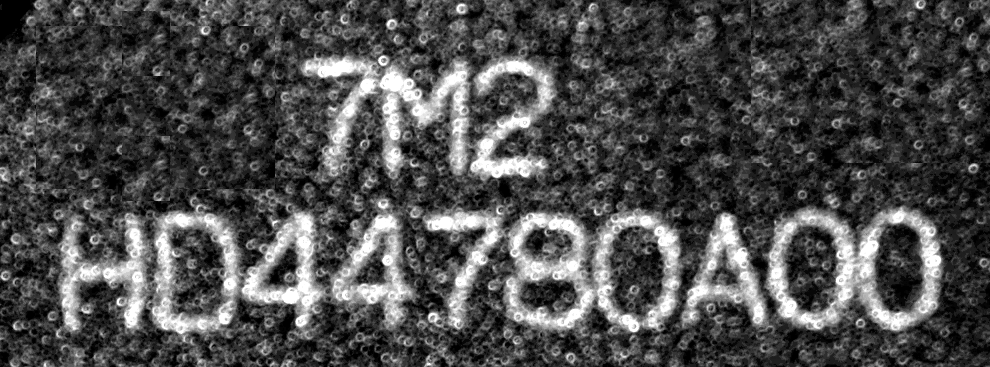
#> input picture task_1/outputs/task1_percentile_stretch_p02_p98.png, 990 x 367 px; its folder holds 2 pictures in this run
$ python task_2.py
#> lines starting #> are read from the running program, lines starting #| are printed output that depends on the picture
### common.py
"""Shared image-processing helpers for the ME5411 group project.

The course brief strongly encourages self-implemented algorithms instead of
calling ready-made packages.  Every routine in this module is implemented from
first principles with NumPy only:

  * ``rgb_to_gray``                 -- BT.601 luminance conversion
  * ``percentile_stretch``          -- robust linear contrast stretch
  * ``box_filter``                  -- separable box (averaging) filter
  * ``otsu_threshold``              -- Otsu's global thresholding method
  * ``adaptive_threshold_mean``     -- local mean-based adaptive thresholding
  * ``binary_dilate`` / ``binary_erode`` / ``binary_open`` / ``binary_close``
  * ``connected_components``        -- two-pass labelling with union-find
  * ``trace_outer_boundary``        -- Moore-neighbor contour following
  * ``component_outlines``          -- outer and hole outlines of a component
  * ``freeman_chain_code``          -- 8-direction chain code of a trace
  * ``integral_image``              -- summed-area table used by the filters

Tasks import this module from the project root, e.g.

    from common import box_filter, otsu_threshold
"""

from __future__ import annotations

import numpy as np


# [17 lines left out: functions rgb_to_gray, percentile_stretch, not called in this run]


def integral_image(image: np.ndarray) -> np.ndarray:
    """Return a summed-area table ``S`` with ``S[0, :] == S[:, 0] == 0``.

    The sum of ``image[i0:i1, j0:j1]`` is
    ``S[i1, j1] - S[i0, j1] - S[i1, j0] + S[i0, j0]``.
    """
    table = np.zeros((image.shape[0] + 1, image.shape[1] + 1), dtype=np.float64)
    table[1:, 1:] = np.cumsum(np.cumsum(image, axis=0), axis=1)
    return table


def box_filter(gray: np.ndarray, size: int) -> np.ndarray:
    """Apply a separable ``size x size`` box (averaging) filter.

    Boundary pixels are handled by replicating the edge values.  The kernel is
    separable, so the filter is computed in O(hw) time with a summed-area
    table instead of the O(hw * size^2) sliding-window implementation.
    """
    if size < 1 or size % 2 == 0:
        raise ValueError("filter size must be a positive odd integer")
    radius = size // 2
    padded = np.pad(gray, radius, mode="edge")
    table = integral_image(padded)
    sums = (
        table[size:, size:]
        - table[:-size, size:]
        - table[size:, :-size]
        + table[:-size, :-size]
    )
    return sums / float(size * size)


# [81 lines left out: functions otsu_threshold, local_mean, adaptive_threshold_mean, binary_dilate, binary_erode, not called in this run]


def binary_open(mask: np.ndarray, size: int) -> np.ndarray:
    """Morphological opening (erosion followed by dilation)."""
    return binary_dilate(binary_erode(mask, size), size)


def binary_close(mask: np.ndarray, size: int) -> np.ndarray:
    """Morphological closing (dilation followed by erosion)."""
    return binary_erode(binary_dilate(mask, size), size)


# [61 lines left out: function connected_components, not called in this run]


# Clockwise 8-neighbour offsets starting from the west neighbour.
_NEIGHBOURS = (
    (-1, 0),   # 0: W
    (-1, -1),  # 1: NW
    (0, -1),   # 2: N
    (1, -1),   # 3: NE
    (1, 0),    # 4: E
    (1, 1),    # 5: SE
    (0, 1),    # 6: S
    (-1, 1),   # 7: SW
)

# Freeman chain-code direction for every pixel offset.
_DIRECTION = {
    (1, 0): 0,
    (1, -1): 1,
    (0, -1): 2,
    (-1, -1): 3,
    (-1, 0): 4,
    (-1, 1): 5,
    (0, 1): 6,
    (1, 1): 7,
}


# [102 lines left out: functions trace_outer_boundary, _hole_masks, component_outlines, freeman_chain_code, not called in this run]

### task_2/task_2.py
#!/usr/bin/env python3
"""Reproducible experiments for ME5411 Task 2: averaging-filter smoothing.

Run from the project root:
    /opt/miniconda3/envs/cvtask/bin/python task_2/task_2.py

The script applies a self-implemented separable box (averaging) filter of five
sizes to the Task 1 enhanced image, compares the smoothing quality visually
and quantitatively, and writes report-ready figures plus a CSV metrics table.
"""

from __future__ import annotations

import csv
import sys
from pathlib import Path

import matplotlib

matplotlib.use("Agg")
import matplotlib.pyplot as plt
import numpy as np
from PIL import Image


PROJECT_ROOT = Path(__file__).resolve().parents[1]
sys.path.insert(0, str(PROJECT_ROOT))
from common import box_filter  # noqa: E402


ENHANCED_PATH = (
    PROJECT_ROOT / "task_1" / "outputs" / "task1_percentile_stretch_p02_p98.png"
)
OUTPUT_DIR = Path(__file__).resolve().parent / "outputs"

FILTER_SIZES = (3, 5, 7, 11, 15)

# Fixed, manually selected patches on bright character strokes and nearby
# character-free background.  The same pixels are used for every filter size.
FOREGROUND_PATCHES = (
    (370, 110, 384, 150),  # T vertical stroke
    (430, 105, 441, 150),  # 1 vertical stroke
    (535, 235, 548, 282),  # 7 vertical stroke
    (690, 235, 704, 286),  # D vertical stroke
    (835, 235, 847, 286),  # A left stroke
)
BACKGROUND_PATCHES = (
    (25, 25, 70, 70),
    (250, 25, 295, 70),
    (720, 25, 765, 70),
    (270, 165, 315, 205),
    (600, 105, 645, 145),
)

# Crop of the bottom text row showing the characters HD4, used to make the
# loss of stroke detail visible at the different filter sizes.
ZOOM_BOX = (52, 194, 330, 345)


def patch_pool(
    image: np.ndarray, patches: tuple[tuple[int, int, int, int], ...]
) -> np.ndarray:
    """Concatenate pixels from (x0, y0, x1, y1) patches."""
    return np.concatenate([image[y0:y1, x0:x1].ravel() for x0, y0, x1, y1 in patches])


def gradient_magnitude(image: np.ndarray) -> np.ndarray:
    """Return the magnitude of the central-difference gradient."""
    gy, gx = np.gradient(image)
    return np.hypot(gx, gy)


def background_std(image: np.ndarray) -> float:
    """Pooled standard deviation of the fixed background patches."""
    return float(patch_pool(image, BACKGROUND_PATCHES).std())


def foreground_gradient(image: np.ndarray) -> float:
    """Mean gradient magnitude over the fixed character-stroke patches."""
    magnitude = gradient_magnitude(image)
    return float(patch_pool(magnitude, FOREGROUND_PATCHES).mean())


def psnr(reference: np.ndarray, filtered: np.ndarray) -> float:
    """Peak signal-to-noise ratio of ``filtered`` relative to ``reference``."""
    squared_error = np.mean((reference - filtered) ** 2)
    if squared_error == 0:
        return float("inf")
    return float(10.0 * np.log10(255.0**2 / squared_error))


def save_comparison(
    baseline: np.ndarray, images: dict[str, np.ndarray]
) -> None:
    """Side-by-side comparison of the baseline and all filter sizes."""
    fig, axes = plt.subplots(1, len(images) + 1, figsize=(18, 4.0), constrained_layout=True)
    axes[0].imshow(baseline, cmap="gray", vmin=0, vmax=255)
    axes[0].set_title("Enhanced (no filtering)")
    axes[0].axis("off")
    for axis, (name, image) in zip(axes[1:], images.items()):
        axis.imshow(image, cmap="gray", vmin=0, vmax=255)
        axis.set_title(name)
        axis.axis("off")
    fig.savefig(OUTPUT_DIR / "task2_comparison.png", dpi=220)
    plt.close(fig)


def save_zoom(baseline: np.ndarray, images: dict[str, np.ndarray]) -> None:
    """Zoomed view of the HD4 characters to expose stroke blur."""
    x0, y0, x1, y1 = ZOOM_BOX
    crops = [baseline[y0:y1, x0:x1]] + [image[y0:y1, x0:x1] for image in images.values()]
    names = ["Enhanced (no filtering)"] + list(images.keys())
    fig, axes = plt.subplots(2, 3, figsize=(11, 5.4), constrained_layout=True)
    for axis, name, crop in zip(axes.ravel(), names, crops):
        axis.imshow(crop, cmap="gray", vmin=0, vmax=255)
        axis.set_title(name)
        axis.axis("off")
    fig.savefig(OUTPUT_DIR / "task2_zoom.png", dpi=220)
    plt.close(fig)


def main() -> None:
    OUTPUT_DIR.mkdir(parents=True, exist_ok=True)
    baseline = np.asarray(
        Image.open(ENHANCED_PATH).convert("L"), dtype=np.float64
    )

    images: dict[str, np.ndarray] = {}
    filenames: dict[str, str] = {}
    for size in FILTER_SIZES:
        name = f"{size}x{size} box"
        images[name] = box_filter(baseline, size)
        filenames[name] = f"task2_box_{size}x{size}.png"
#> this loop made 5 passes
#> pass 1, in box_filter, `table = integral_image(padded)`:
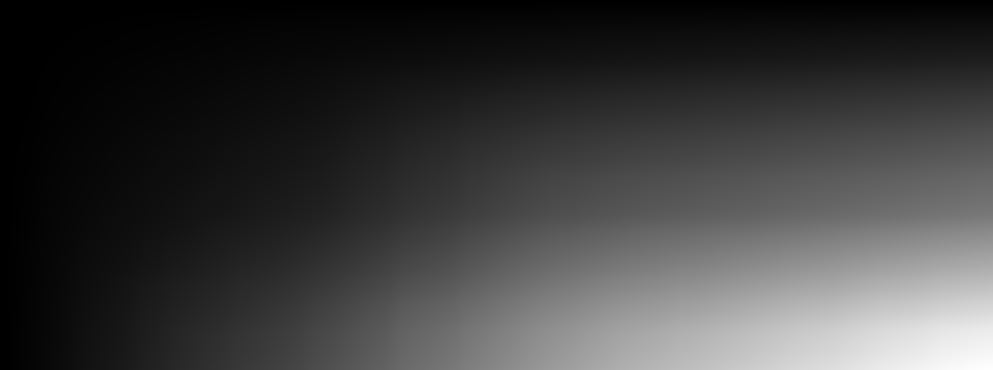
#> table: shape (370, 993) float64; min 0, max 28037549, mean 6705012.6; drawn with min black and max white
#> after the loop, filenames = {'3x3 box': 'task2_box_3x3.png', '5x5 box': 'task2_box_5x5.png', '7x7 box': 'task2_box_7x7.png', '11x11 box': 'task2_box_11x11.png', '15x15 box': 'task2_box_15x15.png'}; images = 5 items

    rows = [
        {
            "filter": "none (enhanced baseline)",
            "background_std": background_std(baseline),
            "foreground_gradient": foreground_gradient(baseline),
            "psnr_db": float("inf"),
        }
    ]
#> in gradient_magnitude, `gy, gx = np.gradient(image)`:
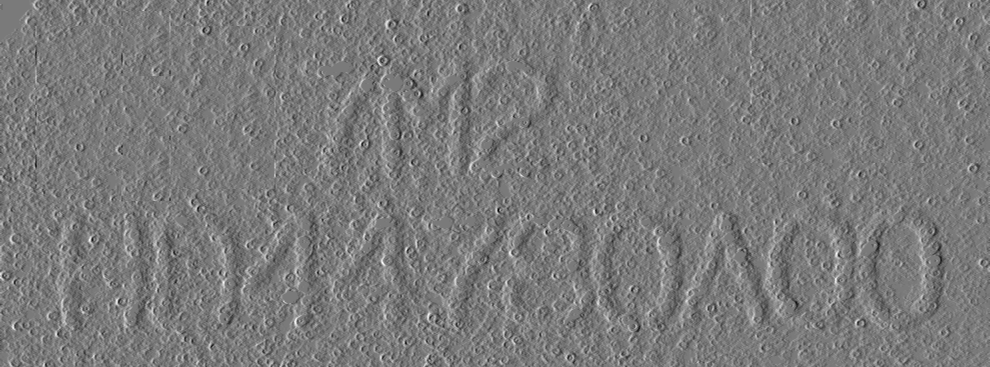
#> gx: shape (367, 990) float64; min -101, max 108.5, mean 0; drawn with min black and max white
#> in gradient_magnitude, `return np.hypot(gx, gy)`:
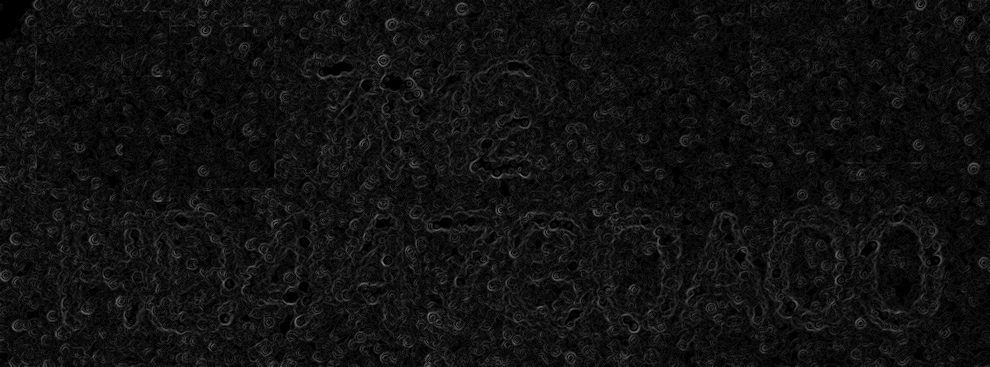
#> returned value: shape (367, 990) float64; min 0, max 128.6, mean 17.2
    for name, image in images.items():
        rows.append(
            {
                "filter": name,
                "background_std": background_std(image),
                "foreground_gradient": foreground_gradient(image),
                "psnr_db": psnr(baseline, image),
            }
        )
#> this loop made 5 passes
#> (name, squared_error in psnr) on passes 1 to 5: ('3x3 box', 91.76), ('5x5 box', 257.4), ('7x7 box', 415.3), ('11x11 box', 625.8), ('15x15 box', 837.9)
#> pass 1, in foreground_gradient (call 2), `magnitude = gradient_magnitude(image)`:
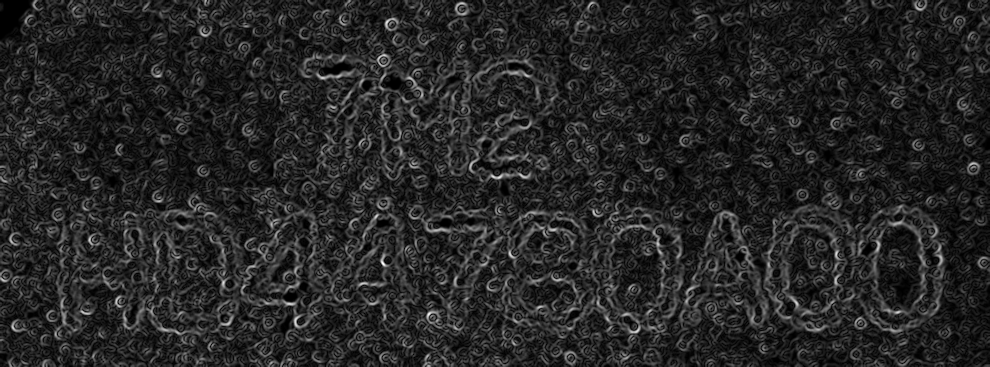
#> magnitude: shape (367, 990) float64; min 0, max 81.79, mean 12.3; drawn with min black and max white
#> pass 2, in gradient_magnitude (call 3), `gy, gx = np.gradient(image)`:
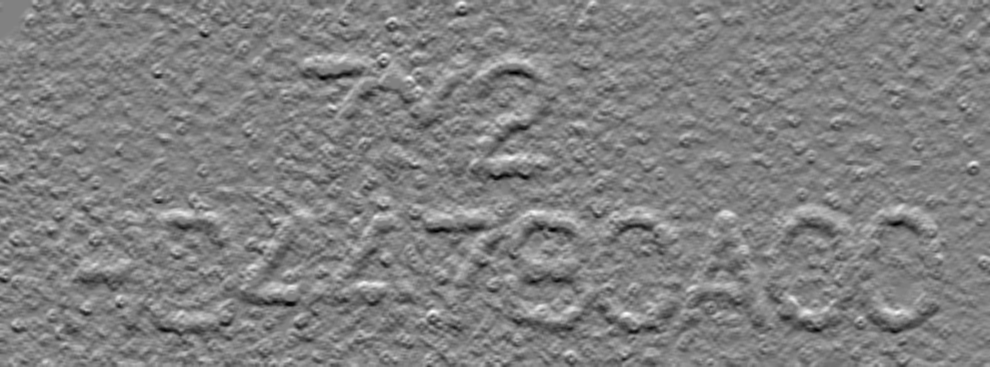
#> gy: shape (367, 990) float64; min -43.6, max 42.36, mean 0; drawn with min black and max white
#> after the loop, rows = 6 items
    with (OUTPUT_DIR / "task2_metrics.csv").open("w", newline="") as csv_file:
        writer = csv.DictWriter(csv_file, fieldnames=rows[0].keys())
        writer.writeheader()
        writer.writerows(rows)

    for name, image in images.items():
        Image.fromarray(np.rint(np.clip(image, 0, 255)).astype(np.uint8)).save(
            OUTPUT_DIR / filenames[name]
        )
#> this loop made 5 passes
#> name on passes 1 to 5: '3x3 box', '5x5 box', '7x7 box', '11x11 box', '15x15 box'

    save_comparison(baseline, images)
#> the loop in save_comparison, `for axis, (name, image) in zip(axes[1:], images.items()):` made 5 passes
#> in save_comparison, `fig.savefig(OUTPUT_DIR / "task2_comparison.png", dpi=220)`:
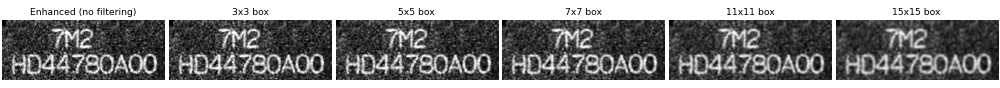
#> figure drawn by matplotlib, 6 panels
    save_zoom(baseline, images)
#> in save_zoom, `names = ["Enhanced (no filtering)"] + list(images.keys())`: names = ['Enhanced (no filtering)', '3x3 box', '5x5 box', '7x7 box', '11x11 box', '15x15 box']
#> the loop in save_zoom, `for axis, name, crop in zip(axes.ravel(), names, crops):` made 6 passes
#> in save_zoom, `fig.savefig(OUTPUT_DIR / "task2_zoom.png", dpi=220)`:
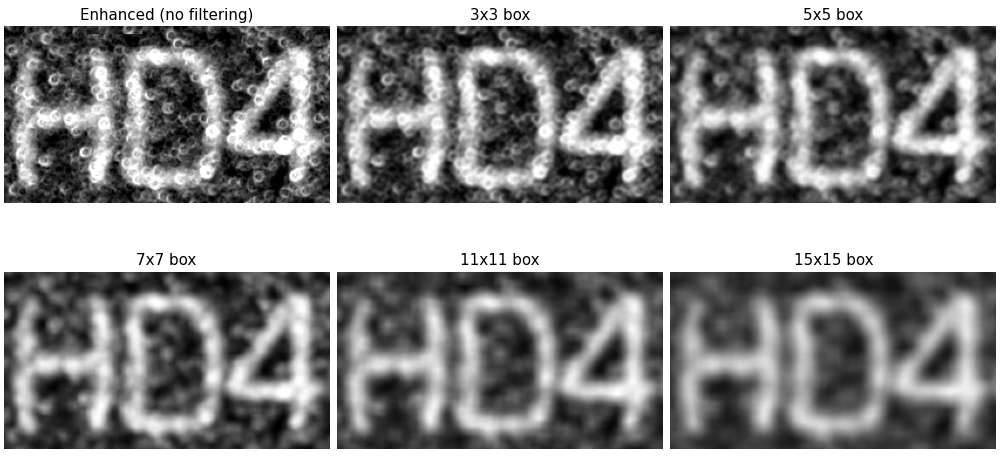
#> figure drawn by matplotlib, 6 panels

    print(f"Input: {ENHANCED_PATH.relative_to(PROJECT_ROOT)}")
    print(f"Output directory: {OUTPUT_DIR.relative_to(PROJECT_ROOT)}")
    for row in rows:
        psnr_text = "inf" if np.isinf(row["psnr_db"]) else f"{row['psnr_db']:.2f}"
        print(
            f"{row['filter']}: background std={row['background_std']:.2f}, "
            f"foreground gradient={row['foreground_gradient']:.3f}, "
            f"PSNR={psnr_text} dB"
        )
#> this loop made 6 passes
#> psnr_text on passes 1 to 6: 'inf', '28.50', '24.03', '21.95', '20.17', '18.90'
#| none (enhanced baseline): background std=33.42, foreground gradient=20.181, PSNR=inf dB
#| 3x3 box: background std=29.56, foreground gradient=14.750, PSNR=28.50 dB
#| 5x5 box: background std=26.46, foreground gradient=11.003, PSNR=24.03 dB
#| 7x7 box: background std=24.09, foreground gradient=9.442, PSNR=21.95 dB
#| 11x11 box: background std=19.91, foreground gradient=7.858, PSNR=20.17 dB
#| 15x15 box: background std=16.36, foreground gradient=6.752, PSNR=18.90 dB


if __name__ == "__main__":
    main()
